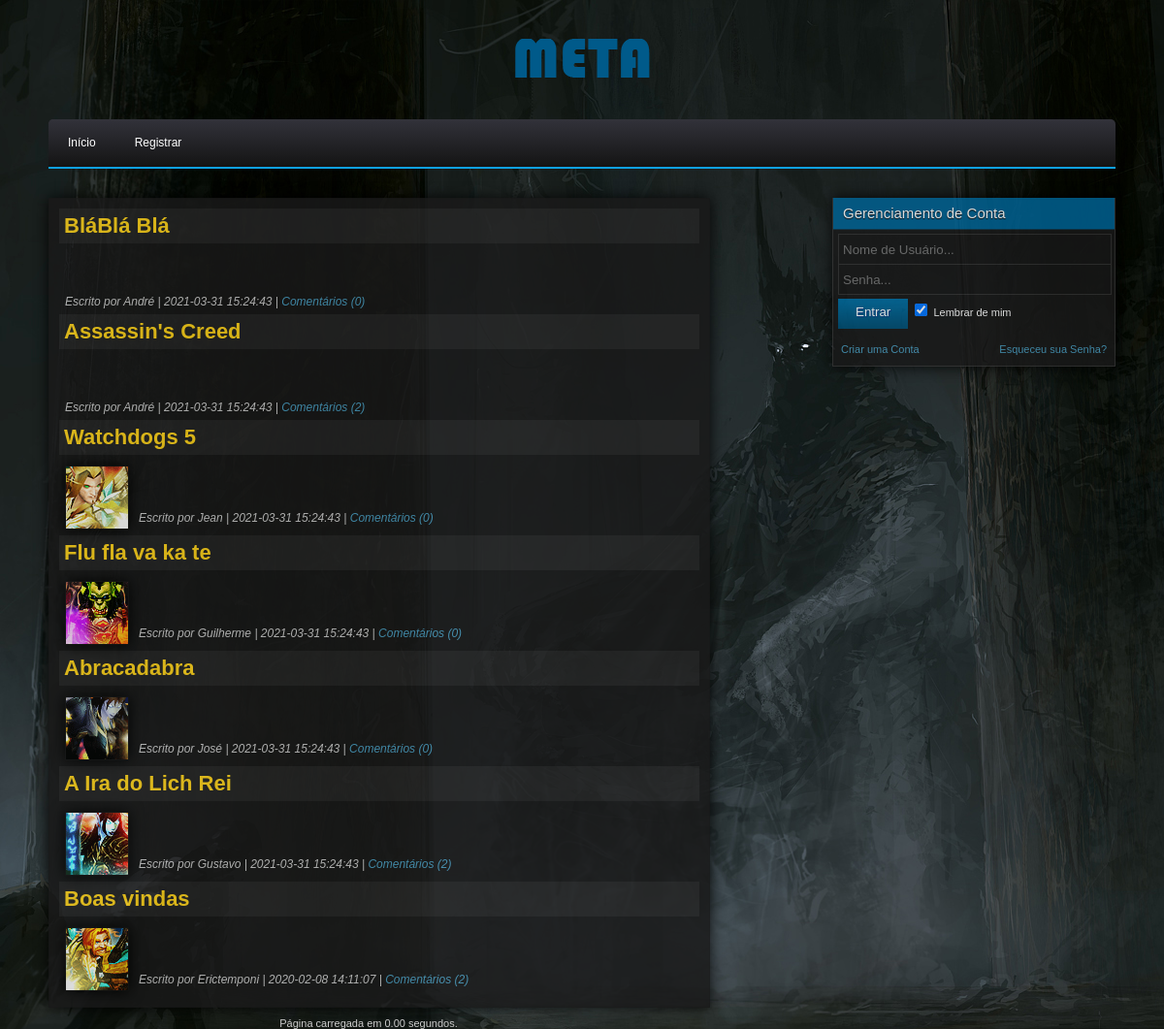
The app's page /?p=news with its own data.
### tables this page shows
CREATE TABLE IF NOT EXISTS `site_links` (
  `position` int(3) NOT NULL AUTO_INCREMENT,
  `title` varchar(100) DEFAULT '0',
  `url` varchar(150) DEFAULT '0',
  `shownWhen` enum('notlogged','logged','always') DEFAULT NULL,
  UNIQUE KEY `position` (`position`)
);

CREATE TABLE IF NOT EXISTS `news` (
  `id` int(10) NOT NULL AUTO_INCREMENT,
  `title` varchar(100) DEFAULT '0',
  `body` text,
  `author` varchar(100) DEFAULT '0',
  `image` varchar(100) DEFAULT '0',
  `date` datetime DEFAULT NULL,
  PRIMARY KEY (`id`)
);

### pages/news.php (the view, shortened to what this page needs)
<?php
if (isset($_GET['newsid']))
{
	$id = (int)$_GET['newsid'];
	connect::selectDB('webdb');
	$result = mysql_query("SELECT * FROM news WHERE id='".$id."'");
	$row = mysql_fetch_assoc($result); ?>
    <div class='box_two_title'><?php echo $row['title']; ?></div>
    <?php
	$text = preg_replace("#((http|https|ftp)://(\S*?\.\S*?))(\s|\;|\)|\]|\[|\{|\}|,|\"|'|:|\<|$|\.\s)#ie",
	  "'<a href=\"$1\" target=\"_blank\">http://$3</a>$4'",$row['body']);
	echo nl2br($text);
	?>
    <br/><br/>
    <span class='yellow_text'>Escrito por <b><?php echo $row['author'];?></b> | <?php echo $row['date']; ?></span>
    <?php
	 if ($GLOBALS['news']['enableComments']==true)
	 {
		 $result = mysql_query("SELECT poster FROM news_comments WHERE newsid='".$id."' ORDER BY id DESC LIMIT 1");
		 $rows = mysql_fetch_assoc($result);
		 if($rows['poster'] == $_SESSION['cw_user_id'] && isset($_SESSION['cw_user']) && isset($_SESSION['cw_user_id']))
			echo '<span class="attention">Você não pode fazer 2 comentários seguidos!</span>';
	 else
	 {
	?>
    <hr/>
    <h4 class="yellow_text">Comentários</h4>
    <?php
	connect::selectDB('webdb');
	$chk = mysql_query("SELECT poster FROM `news_comments` WHERE `newsid` = " . $id . " ORDER BY id DESC LIMTI 1");
	$chkrow = mysql_fetch_assoc($chk);
	if ($_SESSION['cw_user'] and $chkrow['poster'] != $_SESSION['cw_user_id']) {
	?>
    <form action="?p=news&newsid=<?php echo $id; ?>" method="post">
    <table width="100%">
    	<tr>
    		<td>
   			    <textarea id="newscomment_textarea" name="text">Comentar esta postagem...</textarea>
            </td>
   		    <td>
            	<input type="submit" value="Enviar" name="comment">
            </td>
    	</tr>
    </table>
    </form>
    <br/>
    <?php
	}
	elseif($chkrow['poster'] == $_SESSION['cw_user_id'])
	{
		echo '<span class="note">Você não pode fazer comentários seguidos!</span>';
	}
	else
		echo '<span class="note">Entre para poder comentar!</span>';
	}
	if (isset($_POST['comment']))
	{
		if (isset($_POST['text']) && isset($_SESSION['cw_user']) && strlen($_POST['text']) <= 1000)
		{
			$text = mysql_real_escape_string(trim($_POST['text']));
			if(!empty($text) and $text != 'Comentar esta postagem...')
			{
				connect::selectDB('webdb');
				$chk = mysql_query("SELECT poster FROM `news_comments` WHERE `newsid` = " . $id . " ORDER BY id DESC LIMTI 1");
				$chkrow = mysql_fetch_assoc($chk);
				if($chkrow['poster'] != $_SESSION['cw_user_id'])
				{
					mysql_query("INSERT INTO news_comments (newsid,text,poster,ip)
					VALUES ('".$id."','".$text."','".$_SESSION['cw_user_id']."','".$_SERVER['REMOTE_ADDR']."')");
				}
			}
			header("Location: ?p=news&newsid=".$id);
            exit;
		}
	}
    $result = mysql_query("SELECT * FROM news_comments WHERE newsid='".$row['id']."' ORDER BY id ASC");
	if (mysql_num_rows($result)==0)
		echo "<span class='alert'>Nenhum comentário foi feito ainda!</span>";
	else
	{
		$c = 0;
		while($row = mysql_fetch_assoc($result))
		{
			$c++;
			$text = preg_replace("#((http|https|ftp)://(\S*?\.\S*?))(\s|\;|\)|\]|\[|\{|\}|,|\"|'|:|\<|$|\.\s)#ie",
             "'<a href=\"$1\" target=\"_blank\">http://$3</a>$4'",$row['text']);
			connect::selectDB('logondb');
			$query = mysql_query("SELECT username,id FROM account WHERE id='".$row['poster']."'");
			$pi = mysql_fetch_assoc($query);
			$user = ucfirst(strtolower($pi['username']));
			?>
			<div class="news_comment" id="comment-<?php echo $row['id']; ?>">
                <div class="news_comment_user"><?php echo $user;
					?>
                </div>
                <div class="news_comment_body">
                <span id="comment-<?php echo $row['id']; ?>-content">
					<?php echo nl2br(htmlentities($text));
				echo '</span>';
			   ?>
               <div class='news_count'>
               		<?php echo '#'.$c; ?>
               </div>
              </div>
            </div>
            <?php
		}
	}
}
}
else
{
	 $result = mysql_query("SELECT * FROM news ORDER BY id DESC");
	 while($row = mysql_fetch_assoc($result))
	 {
			if(file_exists($row['image']))
			{
			 ?>
             	<table class="news" width="100%">
                    <tr>
                        <td><h3 class="yellow_text"><?php echo $row['title']; ?></h3></td>
                    </tr>
				</table>
				<table class="news_content" cellpadding="4">
                   <tr>
                      <td><img src="<?php echo $row['image']; ?>" alt=""/></td>
                      <td>
              <?php
			}
			else
			{
				?>
                <table class="news" width="100%">
                    <tr>
                        <td><h3 class="yellow_text"><?php echo $row['title']; ?></h3></td>
                    </tr>
               </table>
               <table class="news_content" cellpadding="4">
                   <tr>
                       <td>
                <?php
			}
			$commentsNum = mysql_query("SELECT COUNT(id) FROM news_comments WHERE newsid='".$row['id']."'");
			if($GLOBALS['news']['enableComments']==TRUE)
				$comments = '| <a href="?p=news&amp;newsid='.$row['id'].'">Comentários ('.mysql_result($commentsNum,0).')</a>';
			else
				$comments = NULL;
			echo '
			<br/><br/><br/>
			<i class="gray_text"> Escrito por '.$row['author'].' | '.$row['date'].' '.$comments.'</i>
			</td>
			</tr>
			</table>';
	 }
}

### modules/menu.php (shortened to what this page needs)
<?php
if (!isset($_SESSION['cw_user']))
	$sql = "WHERE shownWhen = 'always' OR shownWhen = 'notlogged'";
else
	$sql = "WHERE shownWhen = 'always' OR shownWhen = 'logged'";
 $getMenuLinks = mysql_query("SELECT * FROM site_links ".$sql." ORDER BY position ASC");
 while($row = mysql_fetch_assoc($getMenuLinks))
 {
	 $curr = substr($row['url'],3);
	 if ($_GET['p']==$curr)
			 echo '<li><a href="'.$row['url'].'" class="current">'.$row['title'].'</a></li>';
	 else
		 echo '<li><a href="'.$row['url'].'">'.$row['title'].'</a></li>';
 }

### styles/default/style.css (style rules this page uses)
body { background-color: #090909; background-image: url(images/bg.jpg); color: #fff; font-family: 'Calibri', 'newCalibri', 'Arial'; font-size: 11px; background-repeat: no-repeat; background-attachment: scroll; background-position: top center; margin: 0; padding: 0; top: 0; }
#wrapper { width: 1100px; position: relative; margin: 0px auto; }
a { color: #4A9DC1; text-decoration:none; cursor: pointer; }
h3 { margin: 2px; font-size: 22px; }
table { font-size: 12px !important; }
#logo { margin-top: 40px; }
.cssmenu ul, .cssmenu li, .cssmenu span, .cssmenu a { margin: 0; padding: 0; position: relative; }
.cssmenu { height: 49px; border-radius: 5px 5px 0 0; -moz-border-radius: 5px 5px 0 0; -webkit-border-radius: 5px 5px 0 0; background: #141414; background: -moz-linear-gradient(top, #32323a 0%, #141414 100%); background: -webkit-gradient(linear, left top, left bottom, color-stop(0%, #32323a), color-stop(100%, #141414)); background: -webkit-linear-gradient(top, #32323a 0%, #141414 100%); background: -o-linear-gradient(top, #32323a 0%, #141414 100%); background: -ms-linear-gradient(top, #32323a 0%, #141414 100%); background: linear-gradient(to bottom, #32323a 0%, #141414 100%); filter: progid:DXImageTransform.Microsoft.Gradient(StartColorStr='#32323a', EndColorStr='#141414', GradientType=0); border-bottom: 2px solid #0fa1e0; }
.cssmenu:after, .cssmenu ul:after { content: ''; display: block; clear: both; }
.cssmenu a { background: #141414; background: -moz-linear-gradient(top, #32323a 0%, #141414 100%); background: -webkit-gradient(linear, left top, left bottom, color-stop(0%, #32323a), color-stop(100%, #141414)); background: -webkit-linear-gradient(top, #32323a 0%, #141414 100%); background: -o-linear-gradient(top, #32323a 0%, #141414 100%); background: -ms-linear-gradient(top, #32323a 0%, #141414 100%); background: linear-gradient(to bottom, #32323a 0%, #141414 100%); filter: progid:DXImageTransform.Microsoft.Gradient(StartColorStr='#32323a', EndColorStr='#141414', GradientType=0); color: #ffffff; display: inline-block; font-family: Helvetica, Arial, Verdana, sans-serif; font-size: 12px; line-height: 49px; padding: 0 20px; text-decoration: none; }
.cssmenu ul { list-style: none; }
.cssmenu > ul { float: left; }
.cssmenu > ul > li { float: left; }
.cssmenu > ul > li:first-child a { border-radius: 5px 0 0 0; -moz-border-radius: 5px 0 0 0; -webkit-border-radius: 5px 0 0 0; }
.cssmenu > ul > li:last-child a { border-radius: 0 5px 0 0; -moz-border-radius: 0 5px 0 0; -webkit-border-radius: 0 5px 0 0; }
#middlecontent { position: relative; float: left; width: 778px; margin-top: 30px; }
#rightcontent { position: relative; float: left; width: 290px; margin-top: 30px; margin-left: 30px; }
.box_two { position: relative; float:left; width:660px; padding: 10px; -moz-box-shadow: 0px 0px 14px #000; -webkit-box-shadow: 0px 0px 14px #000; box-shadow: 0px 0px 14px #000; background-color: #191919; background-repeat:repeat-x; float:left; border: 1px solid #171717; opacity: 0.84; }
#footer { position: relative; float: left; width: 660px; text-align:center; color: #ccc; top: 10px; }
.yellow_text { color: #FFD31C; }
.gray_text { color: #ccc; }
.news { background-color: #252525; margin-bottom: 5px; width: 100%; }
.news_content img { border: 1px solid #141414; -moz-box-shadow: 0px 0px 14px #000; -webkit-box-shadow: 0px 0px 14px #000; box-shadow: 0px 0px 14px #000; max-width: 180px; vertical-align:top; }

### records on screen
site_links: title "Início"
site_links: title "Registrar"
news: title "BláBlá Blá", author "André", date "2021-03-31 15:24:43", commentsNum "0"
news: title "Assassin's Creed", author "André", date "2021-03-31 15:24:43", commentsNum "2"
news: title "Watchdogs 5", image (picture), author "Jean", date "2021-03-31 15:24:43", commentsNum "0"
news: title "Flu fla va ka te", image (picture), author "Guilherme", date "2021-03-31 15:24:43", commentsNum "0"
news: title "Abracadabra", image (picture), author "José", date "2021-03-31 15:24:43", commentsNum "0"
news: title "A Ira do Lich Rei", image (picture), author "Gustavo", date "2021-03-31 15:24:43", commentsNum "2"
news: title "Boas vindas", image (picture), author "Erictemponi", date "2020-02-08 14:11:07", commentsNum "2"

### other values on screen
$end "0.00"
